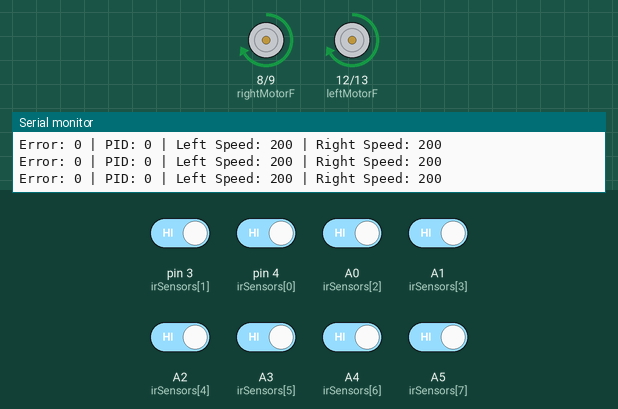
This sketch was run on a simulated Arduino Uno, built with avr-gcc and run on an emulated ATmega328P. Shown: motor-driver pin pairs drawn as motors (green arrow = first pin HIGH = forward, orange = second pin HIGH = backward, longer = more drive, scaled by the enable pin), the last lines printed to the serial monitor. The test bench sets the inputs (shaded band); at power-on: A0 (irSensors[2]), A1 (irSensors[3]), A2 (irSensors[4]), A3 (irSensors[5]), A4 (irSensors[6]), A5 (irSensors[7]), pin 3 (irSensors[1]), pin 4 (irSensors[0]) HIGH.

Above: at 1.2 s.
1.3 s: pin 3 (irSensors[1]) driven LOW
At 1.9 s:
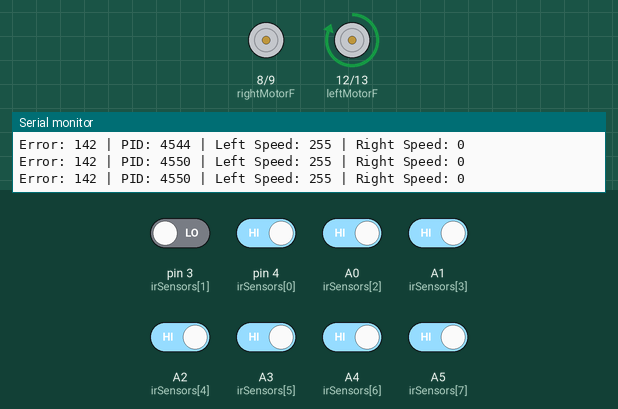
2.8 s: A4 (irSensors[6]) driven LOW
At 4.0 s:
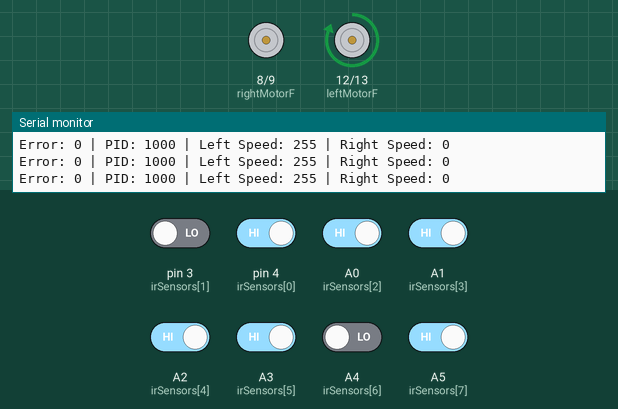
4.3 s: pin 4 (irSensors[0]) driven LOW
7.3 s: A0 (irSensors[2]) driven LOW
10.3 s: A3 (irSensors[5]) driven LOW
13.3 s: A0 (irSensors[2]) driven HIGH
At 14.2 s:
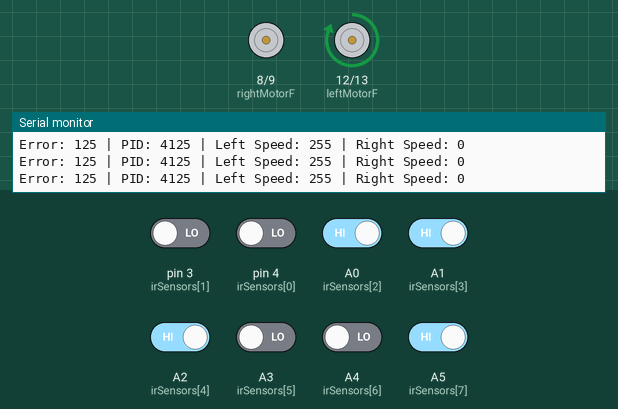
Timing chart, 0 to 15.9 s (numbered marks = the images above; inputs shaded):
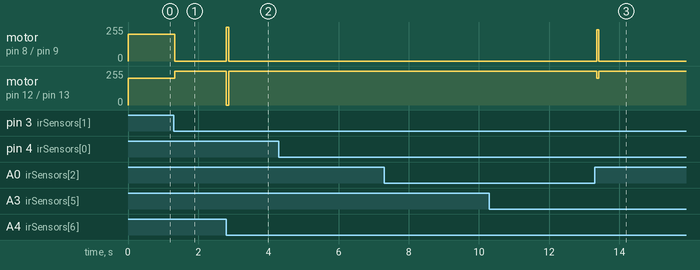

Measured:
- after the input at 1.3 s, motor on pin 8 (rightMotorF) / pin 9 (rightMotorB): forward 200/255 → stopped at once; motor on pin 12 (leftMotorF) / pin 13 (leftMotorB): forward 200/255 → forward 255/255 at once
- after the input at 2.8 s, motor on pin 8 (rightMotorF) / pin 9 (rightMotorB): stopped → forward 255/255 at once, → stopped 0.06 s later; motor on pin 12 (leftMotorF) / pin 13 (leftMotorB): forward 255/255 → stopped at once, → forward 255/255 0.06 s later
- after the input at 13.3 s, motor on pin 8 (rightMotorF) / pin 9 (rightMotorB): stopped → forward 235/255 after 0.06 s, → stopped 0.06 s later; motor on pin 12 (leftMotorF) / pin 13 (leftMotorB): forward 255/255 → forward 200/255 after 0.06 s, → forward 255/255 0.06 s later

The sketch:

PID_Line_Follower.ino
```cpp
// Define motor control pins
#define rightMotorF 8      // Right motor forward pin
#define rightMotorB 9      // Right motor backward pin
#define rightMotorPWM 10    // Right motor PWM pin (ENA)
#define leftMotorF 12      // Left motor forward pin
#define leftMotorB 13      // Left motor backward pin
#define leftMotorPWM 11    // Left motor PWM pin (ENB)

// Define IR sensor array pins (digital pins: 5, 3, A5, A4, A3, A2, A1, A0)
const int numSensors = 8;
int irSensors[numSensors] = {4, 3, A0, A1, A2, A3, A4, A5};

// PID parameters
float kp = 25;    // Proportional gain 25
float ki = 1;     // Integral gain 1
float kd = 20;    // Derivative gain 20

// Motor base speed (can be adjusted as needed)
int baseSpeed = 200; // Base speed for motors (0-255)

// Threshold for sensor detection (tune based on your environment)
// const int threshold = 500; // For analog sensors

// PID variables
long integral = 0;
int previousError = 0;

void setup() {
  // Initialize motor pins as outputs
  pinMode(rightMotorF, OUTPUT);
  pinMode(rightMotorB, OUTPUT);
  pinMode(rightMotorPWM, OUTPUT);
  pinMode(leftMotorF, OUTPUT);
  pinMode(leftMotorB, OUTPUT);
  pinMode(leftMotorPWM, OUTPUT);

  // Initialize sensor pins as inputs
  for (int i = 0; i < numSensors; i++) {
    pinMode(irSensors[i], INPUT);
  }

  // Initialize Serial for debugging
  Serial.begin(9600);
}

void loop() {
  // Read sensor values
  int sensorStates[numSensors];
  for (int i = 0; i < numSensors; i++) {
    // If using digital sensors:
    sensorStates[i] = digitalRead(irSensors[i]);
    // If using analog sensors, uncomment the following lines and comment out the above line:
    // int sensorValue = analogRead(irSensors[i]);
    // sensorStates[i] = (sensorValue > threshold) ? HIGH : LOW;
  }

  // Calculate error based on sensor readings
  int error = calculateError(sensorStates);

  // Calculate PID value
  int motorSpeedDifference = calculatePID(error);

  // Calculate motor speeds
  int leftSpeed = baseSpeed + motorSpeedDifference;
  int rightSpeed = baseSpeed - motorSpeedDifference;

  // Constrain motor speeds to valid range
  leftSpeed = constrain(leftSpeed, 0, 255);
  rightSpeed = constrain(rightSpeed, 0, 255);

  // Drive motors
  driveMotors(leftSpeed, rightSpeed);

  // Debugging information
  Serial.print("Error: ");
  Serial.print(error);
  Serial.print(" | PID: ");
  Serial.print(motorSpeedDifference);
  Serial.print(" | Left Speed: ");
  Serial.print(leftSpeed);
  Serial.print(" | Right Speed: ");
  Serial.println(rightSpeed);

  delay(1); // Small delay to stabilize loop it was 50
}

// Function to calculate error based on sensor readings
int calculateError(int sensorStates[]) {
  // Assign weights to each sensor
  // Sensor 0: -3500, Sensor 1: -2500, Sensor 2: -1500, Sensor 3: -500
  // Sensor 4: +500, Sensor 5: +1500, Sensor 6: +2500, Sensor 7: +3500
  int weights[numSensors] = {-1000, -1000, -500, 0, 0, 500, 1000, 1000};

  long weightedSum = 0;
  int activeSensors = 0;

  for (int i = 0; i < numSensors; i++) {
    if (sensorStates[i] == HIGH) { // Line detected
      weightedSum += weights[i];
      activeSensors++;
    }
  }

  if (activeSensors == 0) {
    // No line detected: keep the last known error or implement a searching behavior
    return previousError;
  }

  // Calculate average weighted position
  int error = weightedSum / activeSensors;

  return error;
}

// Function to calculate PID value
int calculatePID(int error) {
  // Accumulate the integral
  integral += error;
  // Prevent integral windup
  integral = constrain(integral, -1000, 1000); // Adjust limits as necessary

  // Calculate derivative
  int derivative = error - previousError;

  // Compute PID output
  float PID = (kp * error) + (ki * integral) + (kd * derivative);

  // Update previous error
  previousError = error;

  return (int) PID;
}

// Function to drive motors based on calculated speeds
void driveMotors(int leftSpeed, int rightSpeed) {
  // Left Motor
  if (leftSpeed > 0) {
    digitalWrite(leftMotorF, HIGH);
    digitalWrite(leftMotorB, LOW);
    analogWrite(leftMotorPWM, leftSpeed);
  } else {
    digitalWrite(leftMotorF, LOW);
    digitalWrite(leftMotorB, HIGH);
    analogWrite(leftMotorPWM, -leftSpeed);
  }

  // Right Motor
  if (rightSpeed > 0) {
    digitalWrite(rightMotorF, HIGH);
    digitalWrite(rightMotorB, LOW);
    analogWrite(rightMotorPWM, rightSpeed);
  } else {
    digitalWrite(rightMotorF, LOW);
    digitalWrite(rightMotorB, HIGH);
    analogWrite(rightMotorPWM, -rightSpeed);
  }
}
```
